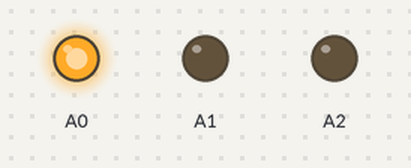
A sketch run on a simulated Arduino Uno, built with avr-gcc and run on an emulated ATmega328P. Parts: output pins drawn as LEDs (lit = HIGH).

Above: at 0.15 s.
At 0.75 s:
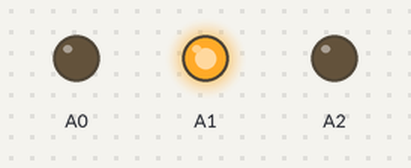
At 1.05 s:
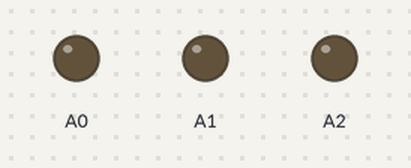
At 2.85 s:
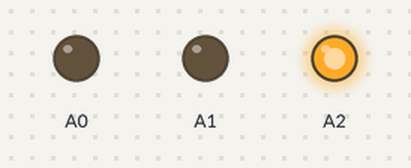
Timing chart, 0 to 3.5 s (numbered marks = the images above):
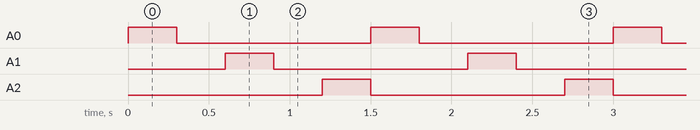

The sketch:

ledtest.ino
```cpp
void setup() {
  // put your setup code here, to run once:
  pinMode(A0, OUTPUT);
  pinMode(A1, OUTPUT);
  pinMode(A2, OUTPUT);
}

void loop() {
  // put your main code here, to run repeatedly:
  setColor(255, 0, 0); // red
  delay(300);
  setColor(0, 0, 0); // off
  delay(300);
  setColor(0, 255, 0); // green
  delay(300);
  setColor(0, 0, 0); // off
  delay(300);
  setColor(0, 0, 255); // blue
  delay(300);
  setColor(0, 0, 0); // off
}

void setColor(int red, int green, int blue)
{
    digitalWrite(A0, red);
    digitalWrite(A1, green);
    digitalWrite(A2, blue);
}
```

Measured:
- by itself, A0–2: alternates HIGH for 0.30 s and LOW for 1.2 s
- by itself, everything shown: repeats every 1.5 s, in 6 steps
